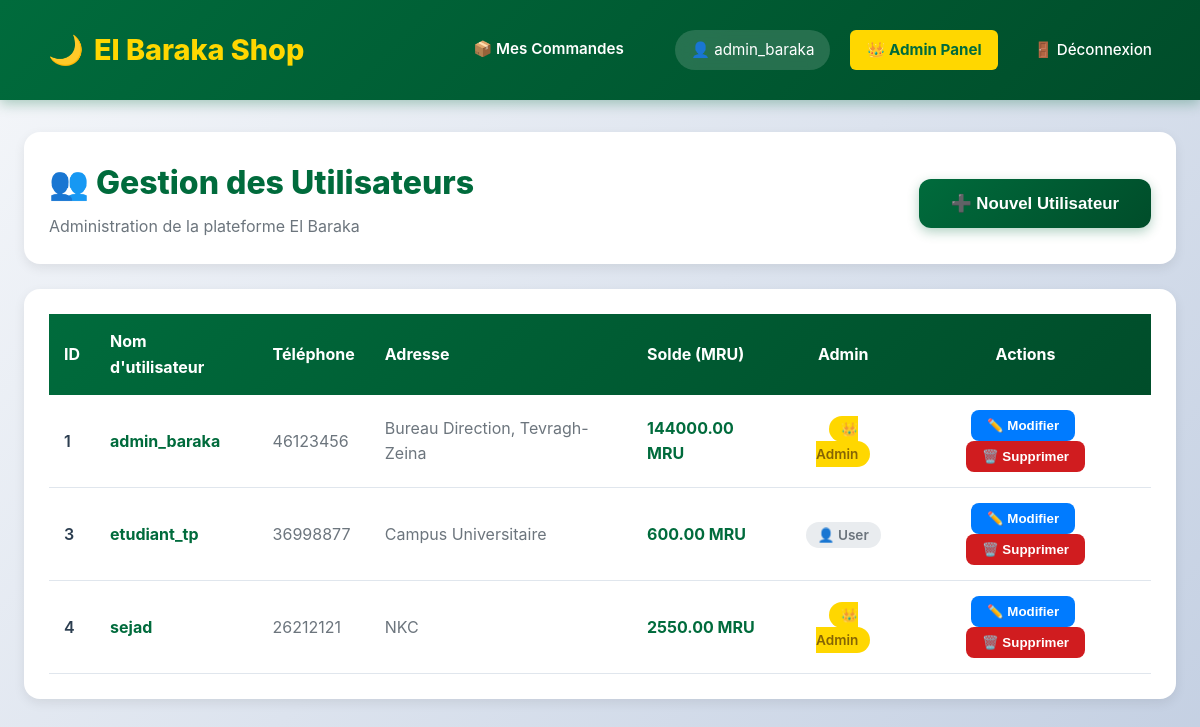
Page /admin/users (signed in) on the earlier database version.
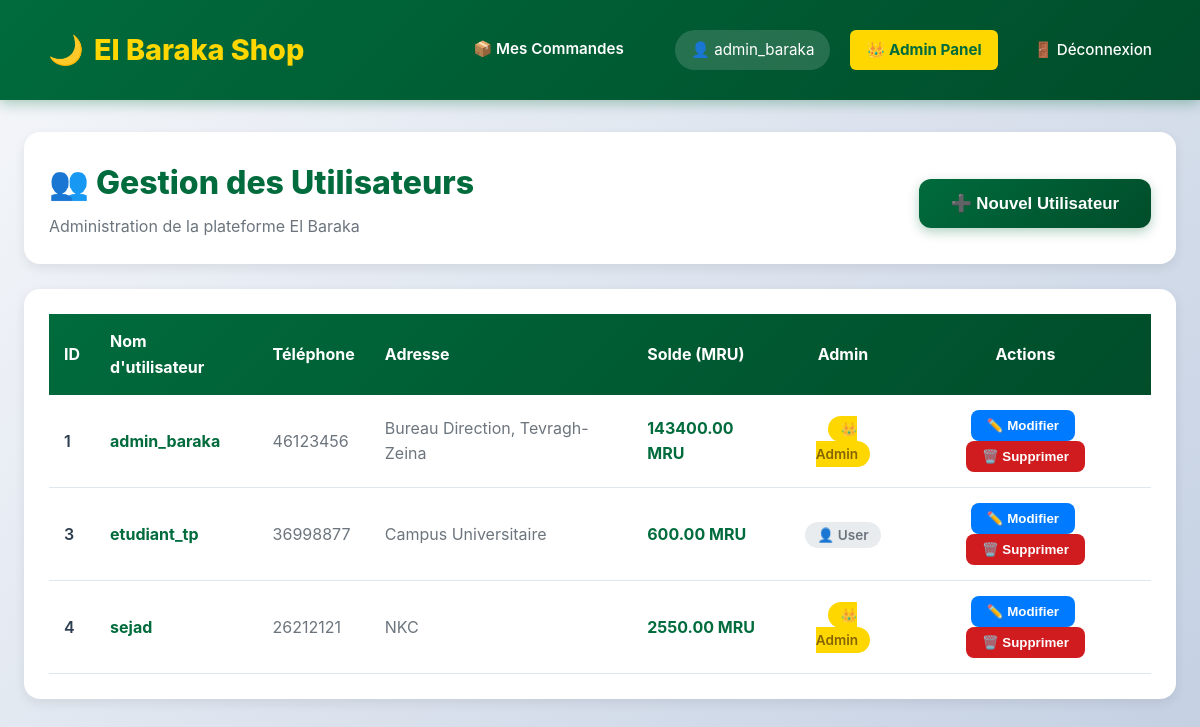
Same page on the later database version.
### tables this page shows
CREATE TABLE utilisateurs (
            id INTEGER PRIMARY KEY AUTOINCREMENT,
            username TEXT NOT NULL UNIQUE,
            password TEXT NOT NULL,
            telephone TEXT,
            adresse TEXT,
            est_admin BOOLEAN DEFAULT 0,
            solde_mru DECIMAL(10, 2) DEFAULT 0.00
        );

### app.py (the view)
@app.route('/admin/users')
def admin_users():
    if 'user_id' not in session: return redirect('/login')
    conn = get_db_connection()
    users = conn.execute("SELECT * FROM utilisateurs ORDER BY id ASC").fetchall()
    conn.close()
    return render_template('admin_users.html', users=users)

### app.py (called while the page is built)
def get_db_connection():
    conn = sqlite3.connect('elbaraka.db')
    conn.row_factory = sqlite3.Row
    return conn

### templates/admin_users.html (shortened to what the changed rows need)
{% extends 'base.html' %}
{% block content %}
<div style="max-width: 1400px; margin: 0 auto;">
    <div style="background: var(--white); padding: 25px; border-radius: 16px; margin-bottom: 25px; box-shadow: 0 4px 12px var(--shadow); display: flex; justify-content: space-between; align-items: center;">
        <div>
            <h2 style="margin: 0; color: var(--primary); font-size: 2rem; font-weight: 800;">
                👥 Gestion des Utilisateurs
            </h2>
        </div>
    </div>
    <div style="background: var(--white); padding: 25px; border-radius: 16px; box-shadow: 0 4px 12px var(--shadow); overflow-x: auto;">
        <table style="width: 100%; border-collapse: collapse;">
            <thead>
                <tr style="background: linear-gradient(135deg, var(--primary) 0%, var(--primary-dark) 100%); color: white;">
                    <th style="padding: 15px; text-align: left; font-weight: 700;">ID</th>
                    <th style="padding: 15px; text-align: left; font-weight: 700;">Nom d'utilisateur</th>
                    <th style="padding: 15px; text-align: left; font-weight: 700;">Téléphone</th>
                    <th style="padding: 15px; text-align: left; font-weight: 700;">Adresse</th>
                    <th style="padding: 15px; text-align: left; font-weight: 700;">Solde (MRU)</th>
                    <th style="padding: 15px; text-align: center; font-weight: 700;">Admin</th>
                    <th style="padding: 15px; text-align: center; font-weight: 700;">Actions</th>
                </tr>
            </thead>
            <tbody>
                {% for user in users %}
                <tr style="border-bottom: 1px solid var(--border); transition: background 0.3s ease;"
                    onmouseover="this.style.background='#f8f9fa'"
                    onmouseout="this.style.background='white'">
                    <td style="padding: 15px; font-weight: 600;">{{ user.id }}</td>
                    <td style="padding: 15px;">
                        <strong style="color: var(--primary);">{{ user.username }}</strong>
                    </td>
                    <td style="padding: 15px; color: #6c757d;">{{ user.telephone or '—' }}</td>
                    <td style="padding: 15px; color: #6c757d;">{{ user.adresse or '—' }}</td>
                    <td style="padding: 15px; font-weight: 700; color: var(--primary);">
                        {{ "%.2f"|format(user.solde_mru) }} MRU
                    </td>
                    <td style="padding: 15px; text-align: center;">
                        {% if user.est_admin %}
                            <span style="background: var(--gold); color: #856404; padding: 5px 12px; border-radius: 20px; font-weight: 600; font-size: 0.85rem;">
                                👑 Admin
                            </span>
                        {% else %}
                            <span style="background: #e9ecef; color: #6c757d; padding: 5px 12px; border-radius: 20px; font-weight: 600; font-size: 0.85rem;">
                                👤 User
                            </span>
                        {% endif %}
                    </td>
                    <td style="padding: 15px; text-align: center;">
                        <button onclick="openModal('edit', {{ user.id }}, '{{ user.username }}', '{{ user.telephone }}', '{{ user.adresse }}', {{ user.solde_mru }}, {{ user.est_admin|int }})"
                                style="background: #007bff; color: white; border: none; padding: 8px 16px; border-radius: 8px; cursor: pointer; margin-right: 5px; font-weight: 600; transition: all 0.3s ease;"
                                onmouseover="this.style.background='#0056b3'"
                                onmouseout="this.style.background='#007bff'">
                            ✏️ Modifier
                        </button>
                        <button onclick="deleteUser({{ user.id }}, '{{ user.username }}')"
                                style="background: var(--secondary); color: white; border: none; padding: 8px 16px; border-radius: 8px; cursor: pointer; font-weight: 600; transition: all 0.3s ease;"
                                onmouseover="this.style.background='#a01518'"
                                onmouseout="this.style.background='var(--secondary)'">
                            🗑️ Supprimer
                        </button>
                    </td>
                </tr>
                {% endfor %}
            </tbody>
        </table>
    </div>
</div>
{% endblock %}

### templates/base.html (shortened to what this page needs)
<!DOCTYPE html>
<html lang="fr">
<head>
    <link rel="stylesheet" href="{{ url_for('static', filename='style.css') }}">
</head>
<body>
    <nav class="navbar">
        <a href="/" class="brand">
            <span>🌙</span>
            <span>El Baraka Shop</span>
        </a>
        <div class="user-info">
            {% if session.get('user_id') %}
                <a href="/mes-commandes" style="color: white; text-decoration: none; font-weight: 600; margin-right: 15px; border-bottom: 2px solid transparent; transition: all 0.3s;" onmouseover="this.style.borderBottom='2px solid var(--gold)'" onmouseout="this.style.borderBottom='2px solid transparent'">
                    📦 Mes Commandes
                </a>
                <span style="background: rgba(255, 255, 255, 0.15); padding: 8px 16px; border-radius: 20px; backdrop-filter: blur(10px);">
                    👤 {{ session.get('username') }}
                </span>
                {% if session.get('est_admin') %}
                    <a href="/admin/users" style="background: var(--gold); color: var(--primary); font-weight: 700;">
                        👑 Admin Panel
                    </a>
                {% endif %}
                <a href="/logout">🚪 Déconnexion</a>
            {% else %}
                <a href="/login">🔐 Connexion</a>
            {% endif %}
        </div>
    </nav>
    <div class="container">
        {% block content %}{% endblock %}
    </div>
</body>
</html>

Differences in the rows shown:
changed utilisateurs "admin_baraka": solde_mru "144000.00" → "143400.00"
